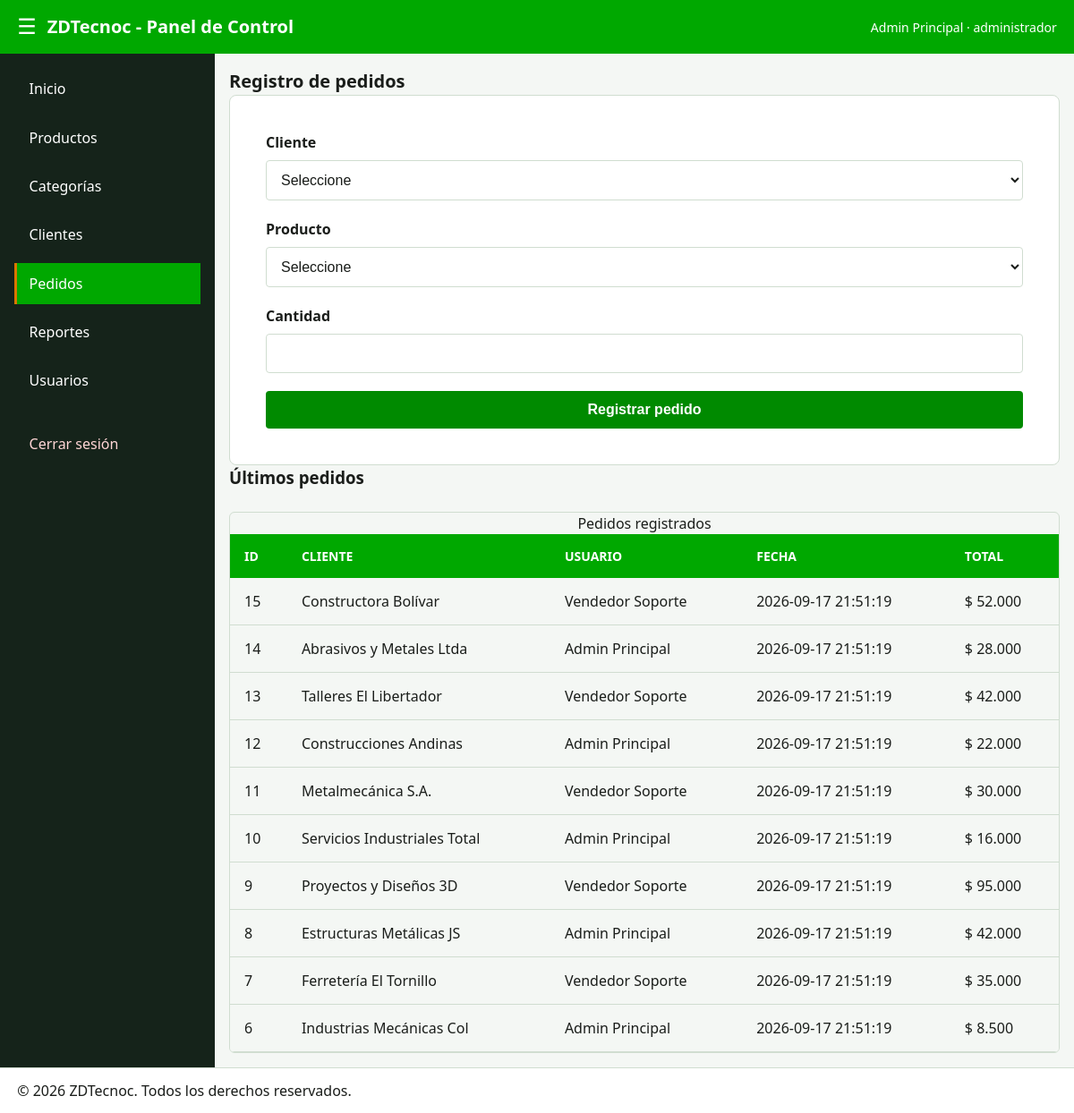
Page /pedidos.php (signed in) on the committed database.
### tables this page shows
CREATE TABLE IF NOT EXISTS pedidos (
    id INT AUTO_INCREMENT PRIMARY KEY,
    cliente_id INT NOT NULL,
    usuario_id INT NOT NULL,
    fecha_pedido TIMESTAMP DEFAULT CURRENT_TIMESTAMP,
    total DECIMAL(10, 2) NOT NULL,
    CONSTRAINT fk_pedido_cliente FOREIGN KEY (cliente_id) REFERENCES clientes(id) ON DELETE CASCADE,
    CONSTRAINT fk_pedido_usuario FOREIGN KEY (usuario_id) REFERENCES usuarios(id) ON DELETE CASCADE,
    INDEX idx_fecha (fecha_pedido)
);

CREATE TABLE IF NOT EXISTS clientes (
    id INT AUTO_INCREMENT PRIMARY KEY,
    nombre VARCHAR(150) NOT NULL,
    documento VARCHAR(30) UNIQUE,
    telefono VARCHAR(20),
    correo VARCHAR(100),
    direccion TEXT,
    INDEX idx_cliente_nombre (nombre)
);

CREATE TABLE IF NOT EXISTS usuarios (
    id INT AUTO_INCREMENT PRIMARY KEY,
    nombre VARCHAR(100) NOT NULL,
    correo VARCHAR(100) UNIQUE NOT NULL,
    clave_hash VARCHAR(255) NOT NULL,
    rol ENUM('administrador', 'vendedor', 'consultor') DEFAULT 'consultor',
    activo TINYINT(1) NOT NULL DEFAULT 1,
    bloqueado_hasta DATETIME NULL,
    creado_en TIMESTAMP DEFAULT CURRENT_TIMESTAMP,
    INDEX idx_correo (correo)
);

### pedidos.php (the view, shortened to what this page needs)
<?php
require_once __DIR__ . '/sgl/conexion.php';
$pedidos = $conexion->query(
    'SELECT p.id, p.fecha_pedido, p.total, c.nombre AS cliente, u.nombre AS usuario
     FROM pedidos p INNER JOIN clientes c ON c.id = p.cliente_id
     INNER JOIN usuarios u ON u.id = p.usuario_id ORDER BY p.id DESC LIMIT 10'
)->fetchAll();
require __DIR__ . '/app/vistas/parciales/cabecera.php';
require __DIR__ . '/app/vistas/parciales/menu.php';
?>
<main class="panel__contenido">
    <h2 class="text-lg">Registro de pedidos</h2>
    <form method="post" class="login-card" style="max-width:100%;" novalidate>
        <div class="form-group"><label for="cliente_id">Cliente</label><select class="form-input" id="cliente_id" name="cliente_id" required><option value="">Seleccione</option></select></div>
        <div class="form-group"><label for="producto_id">Producto</label><select class="form-input" id="producto_id" name="producto_id" required><option value="">Seleccione</option></select></div>
        <div class="form-group"><label for="cantidad">Cantidad</label><input class="form-input" id="cantidad" name="cantidad" type="number" min="1" step="1" required></div>
        <button class="btn-primary" type="submit">Registrar pedido</button>
    </form>
    <h3>Últimos pedidos</h3>
    <div class="table-container"><table class="products-table"><caption>Pedidos registrados</caption><thead><tr><th scope="col">ID</th><th scope="col">Cliente</th><th scope="col">Usuario</th><th scope="col">Fecha</th><th scope="col">Total</th></tr></thead><tbody><?php foreach ($pedidos as $pedido): ?><tr><td><?= (int)$pedido['id'] ?></td><td><?= htmlspecialchars($pedido['cliente'], ENT_QUOTES, 'UTF-8') ?></td><td><?= htmlspecialchars($pedido['usuario'], ENT_QUOTES, 'UTF-8') ?></td><td><?= htmlspecialchars($pedido['fecha_pedido'], ENT_QUOTES, 'UTF-8') ?></td><td>$ <?= number_format((float)$pedido['total'], 0, ',', '.') ?></td></tr><?php endforeach; ?></tbody></table></div>
</main>
<?php require __DIR__ . '/app/vistas/parciales/pie.php'; ?>

### app/vistas/parciales/cabecera.php (shortened to what this page needs)
<?php
$usuario = $_SESSION['usuario'];
?>
<!DOCTYPE html>
<html lang="es">
<head>
    <link rel="stylesheet" href="<?= BASE_URL ?>css/estilos.css">
</head>
<body>
<div class="panel">
    <header class="panel__barra">
        <div class="barra__marca">
            <button class="btn-menu" type="button" aria-label="Abrir menú"
                    aria-controls="menu-lateral" aria-expanded="false">☰</button>
            <h1 class="text-lg">ZDTecnoc - Panel de Control</h1>
        </div>
        <span class="text-sm">
            <?= htmlspecialchars($usuario['nombre'], ENT_QUOTES, 'UTF-8') ?>
            · <?= htmlspecialchars($usuario['rol'], ENT_QUOTES, 'UTF-8') ?>
        </span>
    </header>

### app/vistas/parciales/menu.php (shortened to what this page needs)
<?php
$paginaActual = basename($_SERVER['PHP_SELF']);
$opciones = [
    ['archivo' => 'dashboard.php', 'texto' => 'Inicio', 'roles' => ['administrador', 'vendedor', 'consultor']],
    ['archivo' => 'productos.php', 'texto' => 'Productos', 'roles' => ['administrador', 'vendedor', 'consultor']],
    ['archivo' => 'categorias.php', 'texto' => 'Categorías', 'roles' => ['administrador', 'vendedor']],
    ['archivo' => 'clientes.php', 'texto' => 'Clientes', 'roles' => ['administrador', 'vendedor']],
    ['archivo' => 'pedidos.php', 'texto' => 'Pedidos', 'roles' => ['administrador', 'vendedor']],
    ['archivo' => 'reportes.php', 'texto' => 'Reportes', 'roles' => ['administrador', 'consultor']],
    ['archivo' => 'usuarios.php', 'texto' => 'Usuarios', 'roles' => ['administrador']],
];
?>
<aside class="panel__menu" id="menu-lateral">
    <nav aria-label="Navegación principal">
        <ul class="menu-lista">
            <?php foreach ($opciones as $opcion): ?>
                <?php $activo = $paginaActual === $opcion['archivo']; ?>
                <li>
                    <a href="<?= BASE_URL . $opcion['archivo'] ?>"
                       class="menu-enlace<?= $activo ? ' menu-enlace--activo' : '' ?>"
                       <?= $activo ? 'aria-current="page"' : '' ?>>
                        <?= htmlspecialchars($opcion['texto'], ENT_QUOTES, 'UTF-8') ?>
                    </a>
                </li>
            <?php endforeach; ?>
            <li><a class="menu-enlace menu-enlace--salir" href="<?= BASE_URL ?>sgl/salir.php">Cerrar sesión</a></li>
        </ul>
    </nav>
</aside>

### app/vistas/parciales/pie.php (shortened to what this page needs)
    <footer class="panel__pie">
        <p>&copy; 2026 ZDTecnoc. Todos los derechos reservados.</p>
    </footer>
</div>
</body>
</html>

### rows in the picture
pedidos: id "15", cliente.nombre "Constructora Bolívar", usuario.nombre "Vendedor Soporte", fecha_pedido "2026-09-17 21:51:19", total "52.000"
pedidos: id "14", cliente.nombre "Abrasivos y Metales Ltda", usuario.nombre "Admin Principal", fecha_pedido "2026-09-17 21:51:19", total "28.000"
pedidos: id "13", cliente.nombre "Talleres El Libertador", usuario.nombre "Vendedor Soporte", fecha_pedido "2026-09-17 21:51:19", total "42.000"
pedidos: id "12", cliente.nombre "Construcciones Andinas", usuario.nombre "Admin Principal", fecha_pedido "2026-09-17 21:51:19", total "22.000"
pedidos: id "11", cliente.nombre "Metalmecánica S.A.", usuario.nombre "Vendedor Soporte", fecha_pedido "2026-09-17 21:51:19", total "30.000"
pedidos: id "10", cliente.nombre "Servicios Industriales Total", usuario.nombre "Admin Principal", fecha_pedido "2026-09-17 21:51:19", total "16.000"
pedidos: id "9", cliente.nombre "Proyectos y Diseños 3D", usuario.nombre "Vendedor Soporte", fecha_pedido "2026-09-17 21:51:19", total "95.000"
pedidos: id "8", cliente.nombre "Estructuras Metálicas JS", usuario.nombre "Admin Principal", fecha_pedido "2026-09-17 21:51:19", total "42.000"
pedidos: id "7", cliente.nombre "Ferretería El Tornillo", usuario.nombre "Vendedor Soporte", fecha_pedido "2026-09-17 21:51:19", total "35.000"
pedidos: id "6", cliente.nombre "Industrias Mecánicas Col", usuario.nombre "Admin Principal", fecha_pedido "2026-09-17 21:51:19", total "8.500"

### other values in the picture
$usuario['nombre'] "Admin Principal"
$usuario['rol'] "administrador"
$opcion['texto'] "Inicio"
$opcion['texto'] "Productos"
$opcion['texto'] "Categorías"
$opcion['texto'] "Clientes"
$opcion['texto'] "Pedidos"
$opcion['texto'] "Reportes"
$opcion['texto'] "Usuarios"
